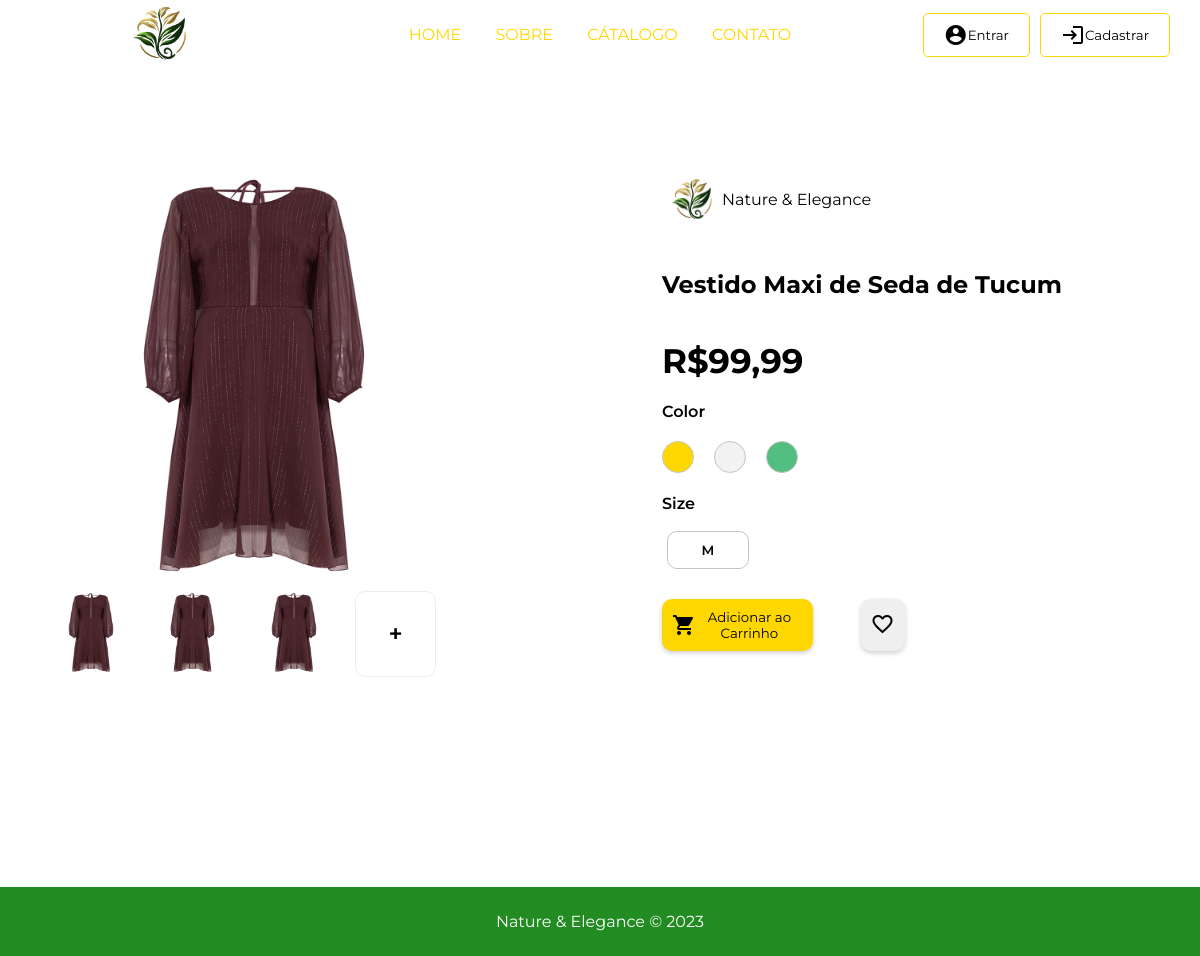
Page /produto.php?id=1 on the committed database.
### tables this page shows
CREATE TABLE `carrinho` (
  `id` int(10) UNSIGNED NOT NULL,
  `img` varchar(255) DEFAULT NULL,
  `nome` varchar(255) DEFAULT NULL,
  `tamanho` varchar(3) DEFAULT NULL,
  `descricao` text,
  `categoria` int(30) UNSIGNED NOT NULL,
  `desconto` varchar(2) DEFAULT NULL,
  `preco` varchar(5) DEFAULT NULL
);

### db/catalogodb.php (called while the page is built, shortened)
<?php
include_once("conexaodb.php");
$query = "SELECT * FROM carrinho";
$stmt = $con->prepare($query);
$stmt->execute();
$catalogo = $stmt->fetchAll();

### data/url.php (called while the page is built)
<?php
$BASE_URL = "http://" . $_SERVER['SERVER_NAME'] . dirname($_SERVER['REQUEST_URI'] . '?') . '/';

### produto.php (the view, shortened to what this page needs)
<?php
include_once("content/header.php");
include_once("db/catalogodb.php");
if (isset($_GET['id'])) {
    $postId = $_GET['id'];
    foreach ($catalogo as $cat) {
        if ($cat['id'] == $postId) {
            $currentPost = $cat;
        }
    }
}
$cores=[
    "#FFD700",
    "#f2f2f2",
    "#52BE80",
];
?>
<main>
    <div id="produtos-container">
        <div id="produtos-img">
            <img src="<?= $currentPost['img'] ?>">
            <div id="produtos-small-container">
                <?php for ($i = 0; $i < 3; $i++) : ?>
                    <div class="produtos-small">
                        <img src="<?= $currentPost['img'] ?>">
                    </div>
                <?php endfor; ?>
                <button>+</button>
            </div>
        </div>
        <div id="desc-container">
            <div id="marca-container">
                <img id="logo-produto" src="<?= $BASE_URL ?>/img/logo.png">
                <p>Nature & Elegance</p>
            </div>
            <h2 id="produto-title"><?= $currentPost['nome'] ?></h2>
            <h1 id="produto-price">R$<?= $currentPost['preco'] ?></h1>
            <div id="color-container">
                <p id="color-title">
                    Color
                </p>
                <ul id="color-list">
                    <?php foreach ($cores as $cor) : ?>
                        <li class="color-text">
                            <button style="background-color: <?= $cor ?>;"></button>
                        </li>
                    <?php endforeach; ?>
                </ul>
            </div>
            <div id="size-container">
                <p id="size-title">
                    Size
                </p>
                <ul id="size-list">
                        <li class="size-text"><button><?= $currentPost['tamanho'] ?></button></li>
                </ul>
            </div>
            <div id="button-container">
                <form action="<?= $BASE_URL ?>db/carrinhodb.php" method="POST">
                    <button id="button-pay"><i class="material-icons">shopping_cart</i>Adicionar ao Carrinho</button>
                </form>
                <button id="button-heart"><i class="material-icons">favorite_border</i></button>
            </div>
        </div>
    </div>
</main>
<?php
include_once("content/footer.php");
?>

### css/styles.css (style rules this page uses)
* { font-family: 'Montserrat'; box-sizing: border-box; padding: 0; margin: 0; }
main { margin-bottom: 200px; }
#marca-container { display: flex; flex-direction: row; align-items: center; position: relative; top: 0%; }
#marca-container #logo-produto { width: 60px; height: 60px; }
#produtos-container { width: 85%; height: 100%; margin: 100px 50px; display: flex; gap: 20%; }
#produtos-img { width: 50%; }
#produtos-small-container { display: flex; flex-direction: row; gap: 20px; width: 100%; }
#produtos-img button { width: 20%; border-radius: 10px; border: 1px solid #EBEDEF; margin: 10px 0; font-size: 24px; font-weight: 600; background-color: #fff; transition: background-color .3s; }
#produtos-img img { width: 100%; border-radius: 10px }
.produtos-small { width: 20%; }
.produtos-small img { width: 100%; margin: 10px 0; }
#desc-container { width: 50%; }
#produto-title { font-size: 24px; margin: 10% 0; }
#produto-price { font-size: 34px; margin: 5% 0; }
#color-title { margin: 5% 0; font-weight: 600; color: #000; }
#color-list { display: flex; flex-direction: row; align-items: center; gap: 20px; }
.color-text { border-radius: 70px; display: flex; align-items: center; justify-content: center; list-style: none; }
.color-text button { width: 100%; border-radius: 70px; height: 100%; padding: 15px 15px; border: 1px solid #c5c5c5; transition: .3s; cursor: pointer; }
#size-container { width: 100%; margin: 5% 0; }
#size-title { font-weight: 600; color: #000; margin: 2% 0; }
#size-list { display: flex; flex-direction: row; flex-wrap: wrap; }
.size-text { text-align: center; list-style: none; margin: 10px 5px; width: 20%; }
.size-text button { width: 100%; height: 100%; padding: 10px 10px; border-radius: 10px; font-weight: 600; background-color: #fff; border: 1px solid #c5c5c5; transition: .3s; cursor: pointer; }
#button-container { width: 100%; display: flex; gap: 10px; position: relative; bottom: 0%; }
#button-pay { background-color: #FFD700; color: #000; cursor: pointer; box-shadow: 0 2px 5px rgba(0, 0, 0, 0.2); transition: background-color 0.3s; border-radius: 10px; display: flex; justify-content: center; align-items: center; width: 80%; padding: 10px; border: none; }
#button-heart { border-radius: 10px; padding: 10px; border: none; cursor: pointer; box-shadow: 0 2px 5px rgba(0, 0, 0, 0.2); transition: background-color 0.3s; }

### rows in the picture
carrinho: img (picture), nome "Vestido Maxi de Seda de Tucum", preco "99,99", tamanho "M"

### other values in the picture
$title "HOME"
$title "SOBRE"
$title "CÁTALOGO"
$title "CONTATO"
